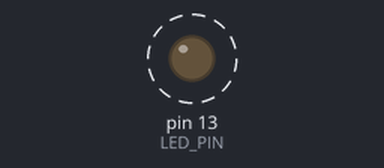
The sketch below on a simulated Arduino Uno, built with avr-gcc and run on an emulated ATmega328P. Shown: output pins drawn as LEDs (lit = HIGH). Dashed ring = blinking. What the sketch prints to the serial monitor is not drawn.

Above: at 0.2 s.
Timing chart, 0 to 3.0 s (numbered marks = the images above):
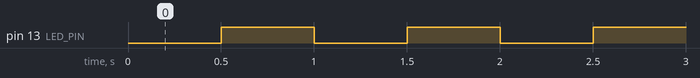

The sketch:

week01_blink_hello.ino
```cpp
// Week 01: non-blocking blink plus a numeric Serial stream.
const uint8_t LED_PIN = LED_BUILTIN;
const unsigned long BLINK_MS = 500;
const unsigned long REPORT_MS = 100;

unsigned long lastBlink = 0;
unsigned long lastReport = 0;
bool ledState = false;

void setup() {
  pinMode(LED_PIN, OUTPUT);
  Serial.begin(115200);
}

void loop() {
  const unsigned long now = millis();
  if (now - lastBlink >= BLINK_MS) {
    lastBlink = now;
    ledState = !ledState;
    digitalWrite(LED_PIN, ledState);
  }
  if (now - lastReport >= REPORT_MS) {
    lastReport = now;
    Serial.print(now);
    Serial.print(',');
    Serial.println(ledState ? 1 : 0);
  }
}
```

Measured:
- by itself, pin 13 (LED_PIN): alternates HIGH for 0.50 s and LOW for 0.50 s
